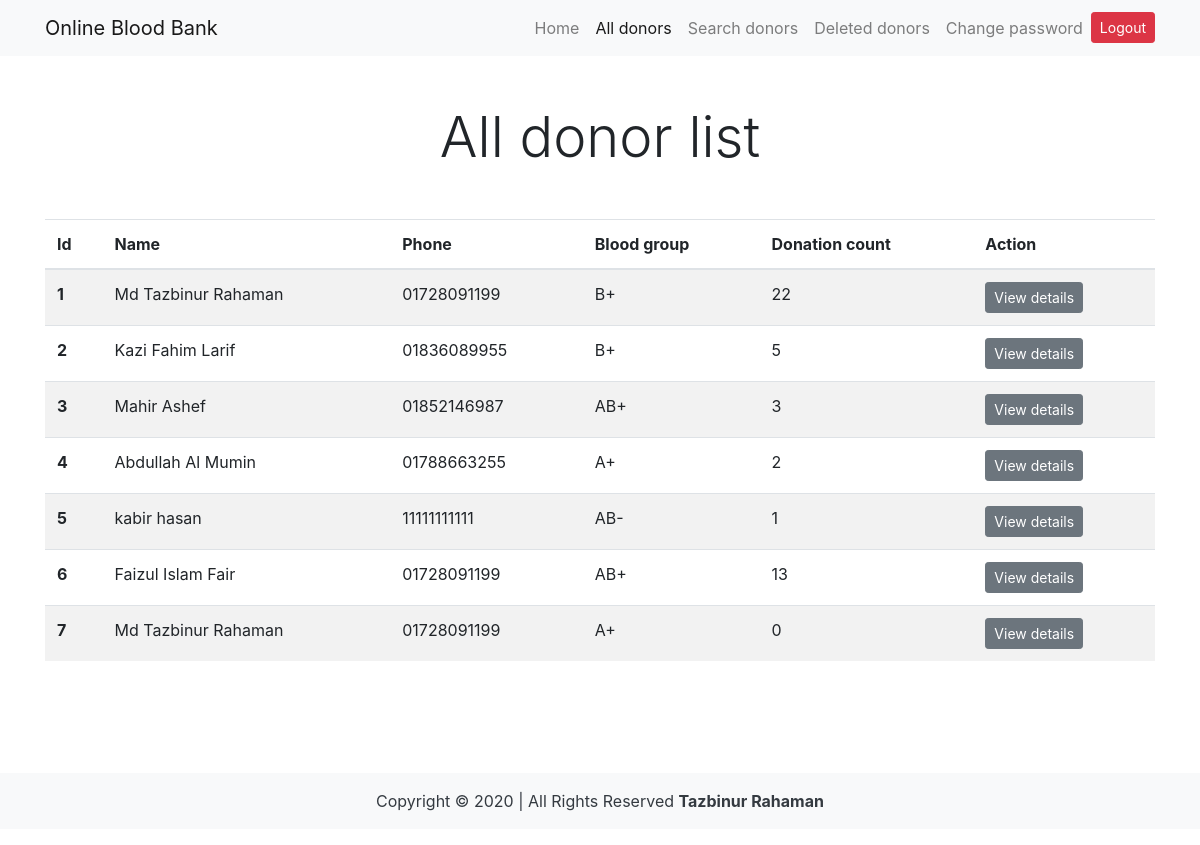
The page /all_donors.php (signed in) on the database its author committed.
### tables this page shows
CREATE TABLE `donor_list` (
  `id` int(225) NOT NULL,
  `name` varchar(225) NOT NULL,
  `phone` varchar(225) NOT NULL,
  `blood_group` varchar(225) NOT NULL,
  `donation_count` int(225) NOT NULL,
  `del` int(1) NOT NULL DEFAULT '0'
);

### all_donors.php (the view)
<?php
$page = 'all_donors';
include 'inc/header.php';
?>
<div class="text-center mt-5">
  <p class="display-4">All donor list</p>
</div>
<div class="container mt-5 mb-5 pb-5">
  <table class="table table-striped">
    <thead>
      <tr>
        <th scope="col">Id</th>
        <th scope="col">Name</th>
        <th scope="col">Phone</th>
        <th scope="col">Blood group</th>
        <th scope="col">Donation count</th>
        <th scope="col">Action</th>
      </tr>
    </thead>
    <tbody>
<?php
  $sql = "SELECT * FROM donor_list WHERE del=0;";
  $result = mysqli_query($conn, $sql);
  $result_check = mysqli_num_rows($result);
  if( $result_check > 0 ){
    while ($row = mysqli_fetch_assoc($result)) {
        ?>
        <tr>
          <th scope="row"> <?php echo $row['id']; ?> </th>
          <td> <?php echo $row['name']; ?> </td>
          <td> <?php echo $row['phone']; ?> </td>
          <td> <?php echo $row['blood_group']; ?> </td>
          <td> <?php echo $row['donation_count']; ?> </td>
          <td> <a class="btn btn-sm btn-secondary" href="donor_data.php?id=<?php echo $row['id']; ?>">View details</a> </td>
        </tr>
        <?php
    }
  }
?>
</tbody>
</table>
</div>
<?php include 'inc/footer.php'; ?>

### inc/header.php (shortened to what this page needs)
<!DOCTYPE html>
<html lang="en" dir="ltr">
  <head>
    <link rel="stylesheet" href="https://stackpath.bootstrapcdn.com/bootstrap/4.5.0/css/bootstrap.min.css">
  </head>
  <body>
    <nav class="navbar navbar-expand-lg navbar-light bg-light">
<div class="container">
  <a class="navbar-brand" href="#">Online Blood Bank</a>
  <div class="collapse navbar-collapse" id="navbarSupportedContent">
    <ul class="navbar-nav ml-auto">
      <li class="nav-item <?php echo $page=='home' ? 'active': ''; ?>">
        <a class="nav-link" href="index.php">Home </a>
      </li>
      <li class="nav-item <?php echo $page=='all_donors' ? 'active': ''; ?>">
        <a class="nav-link" href="all_donors.php">All donors</a>
      </li>
      <li class="nav-item <?php echo $page=='search_donors' ? 'active': ''; ?>">
        <a class="nav-link" href="search_donors.php">Search donors</a>
      </li>
      <li class="nav-item <?php echo $page=='deleted_donors' ? 'active': ''; ?>">
        <a class="nav-link" href="deleted_donors.php">Deleted donors</a>
      </li>
      <li class="nav-item <?php echo $page=='change_password' ? 'active': ''; ?>">
        <a class="nav-link" href="change_password.php">Change password</a>
      </li>
      <li class="nav-item">
        <a class="btn btn-sm btn-danger mt-1" href="logout.php">Logout</a>
      </li>
  </div>
</div>
</nav>

### inc/footer.php (shortened to what this page needs)
<div class="bg-light text-dark text-center">
  <div class="container">
    <p class="pt-3 pb-3">Copyright &copy; <?php echo date('Y'); ?> | All Rights Reserved <b>Tazbinur Rahaman</b> </p>
  </div>
</div>
  </body>
</html>

### rows shown on the page
donor_list: id "1", name "Md Tazbinur Rahaman", phone "01728091199", blood_group "B+", donation_count "22"
donor_list: id "2", name "Kazi Fahim Larif", phone "01836089955", blood_group "B+", donation_count "5"
donor_list: id "3", name "Mahir Ashef", phone "01852146987", blood_group "AB+", donation_count "3"
donor_list: id "4", name "Abdullah Al Mumin", phone "01788663255", blood_group "A+", donation_count "2"
donor_list: id "5", name "kabir hasan", phone "11111111111", blood_group "AB-", donation_count "1"
donor_list: id "6", name "Faizul Islam Fair", phone "01728091199", blood_group "AB+", donation_count "13"
donor_list: id "7", name "Md Tazbinur Rahaman", phone "01728091199", blood_group "A+", donation_count "0"
